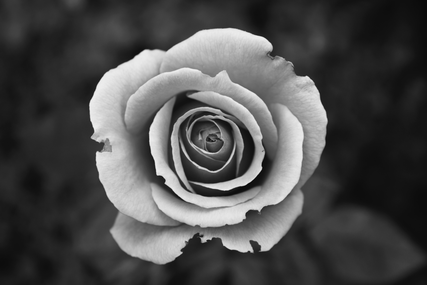
#> input picture 实验1 边缘检测/Code/image/3.jpg, 427 x 285 px
$ python imag.py
#> lines starting #> are read from the running program, lines starting #| are printed output that depends on the picture
import matplotlib.pyplot as plt
import matplotlib.image as mpimg
import cv2

# 读取五张图片
img1 = mpimg.imread('./image/3.jpg', cv2.IMREAD_GRAYSCALE)
#> img1 is the input picture: shape (285, 427, 3) float32; mean R, G, B 0.301, 0.301, 0.301
img2 = mpimg.imread('./image/3_sobel.jpg', cv2.IMREAD_GRAYSCALE)
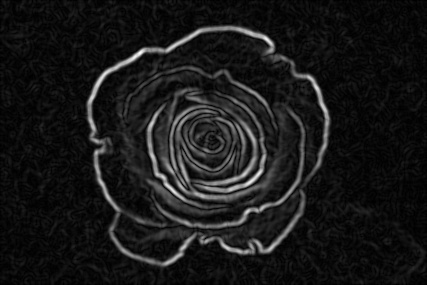
#> input picture 实验1 边缘检测/Code/image/3_sobel.jpg, 427 x 285 px
#> img2 is the input picture: shape (285, 427); min 0, max 253, mean 24
img3 = mpimg.imread('./image/3_prewitt.jpg', cv2.IMREAD_GRAYSCALE)
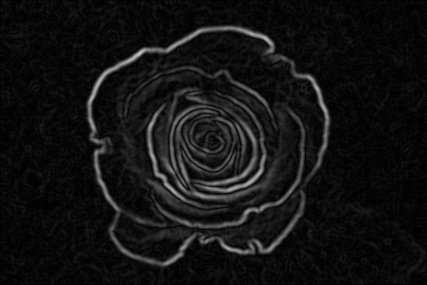
#> input picture 实验1 边缘检测/Code/image/3_prewitt.jpg, 427 x 285 px
#> img3 is the input picture: shape (285, 427); min 0, max 201, mean 18
img4 = mpimg.imread('./image/3_canny.jpg', cv2.IMREAD_GRAYSCALE)
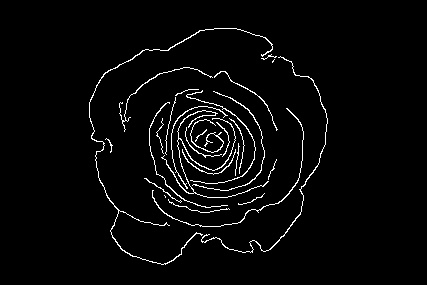
#> input picture 实验1 边缘检测/Code/image/3_canny.jpg, 427 x 285 px
#> img4 is the input picture: shape (285, 427); min 0, max 255, mean 7.9
img5 = mpimg.imread('./image/3_fDoG.jpg', cv2.IMREAD_GRAYSCALE)
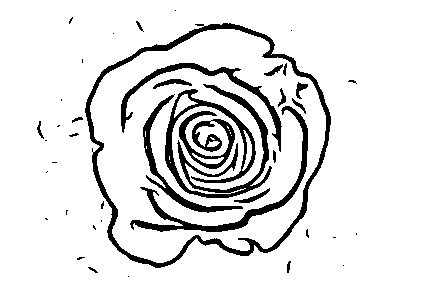
#> input picture 实验1 边缘检测/Code/image/3_fDoG.jpg, 427 x 285 px
#> img5 is the input picture: shape (285, 427); min 0, max 255, mean 226.2

# 创建一个包含5个子图的图形
fig, axs = plt.subplots(1, 5, figsize=(15, 5))

# 将每张图片放入对应的子图中
axs[0].imshow(img1, cmap='gray')
axs[0].axis('off')  # 关闭坐标轴
axs[0].set_title('original image')

axs[1].imshow(img2, cmap='gray')
axs[1].axis('off')
axs[1].set_title('Sobel edge detection')

axs[2].imshow(img3, cmap='gray')
axs[2].axis('off')
axs[2].set_title('Prewitt edge detection')

axs[3].imshow(img4, cmap='gray')
axs[3].axis('off')
axs[3].set_title('Canny edge detection')

axs[4].imshow(img5, cmap='gray')
axs[4].axis('off')
axs[4].set_title('fDoG edge detection')

# 展示图形
plt.tight_layout()
plt.show()
